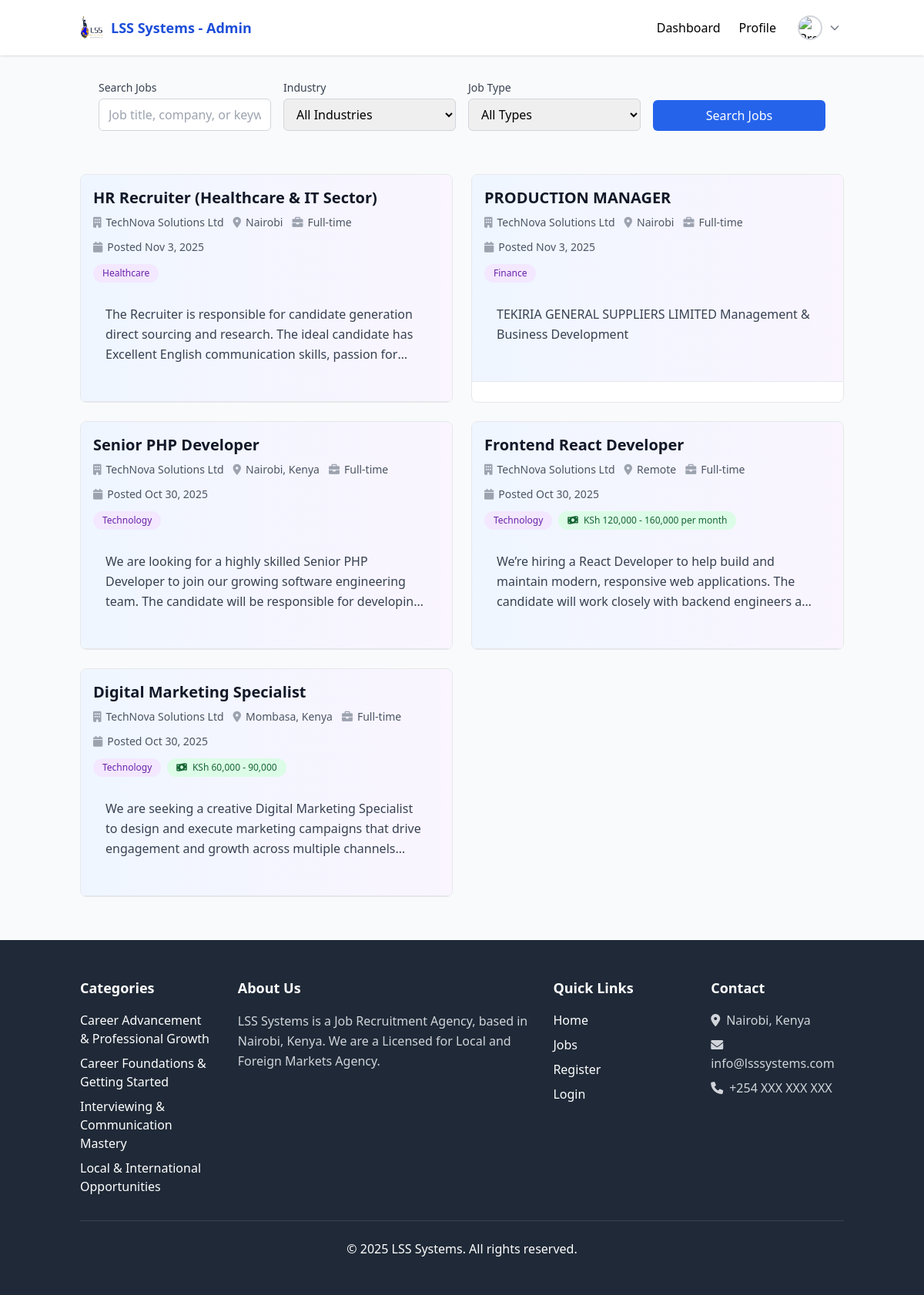
The app's page /public/index.php (signed in) with its own data.
### tables this page shows
CREATE TABLE `job_posts` (
  `uuid` char(36) NOT NULL,
  `employer_uuid` char(36) NOT NULL,
  `title` varchar(150) NOT NULL,
  `job_level` varchar(100) DEFAULT NULL,
  `job_description` text NOT NULL,
  `job_type` varchar(100) DEFAULT NULL,
  `industry` varchar(100) DEFAULT NULL,
  `location` varchar(255) DEFAULT NULL,
  `salary_range` varchar(100) DEFAULT NULL,
  `additional_information` text DEFAULT NULL,
  `requirements_qualifications` text DEFAULT NULL,
  `status` enum('open','closed') DEFAULT 'open',
  `application_deadline` date DEFAULT NULL,
  `created_at` timestamp NOT NULL DEFAULT current_timestamp(),
  `updated_at` timestamp NOT NULL DEFAULT current_timestamp() ON UPDATE current_timestamp()
);

CREATE TABLE `employers` (
  `uuid` char(36) NOT NULL,
  `user_uuid` char(36) NOT NULL,
  `company_name` varchar(150) DEFAULT NULL,
  `contact_number` varchar(20) DEFAULT NULL,
  `location` varchar(255) DEFAULT NULL,
  `industry` varchar(100) DEFAULT NULL,
  `website` varchar(255) DEFAULT NULL,
  `company_logo` varchar(255) DEFAULT NULL,
  `about_company` text DEFAULT NULL,
  `created_at` timestamp NOT NULL DEFAULT current_timestamp(),
  `updated_at` timestamp NOT NULL DEFAULT current_timestamp() ON UPDATE current_timestamp()
);

### controllers/JobController.php (called while the page is built, shortened)
<?php
require_once __DIR__ . '/../models/Job.php';
class JobController {
    public function __construct($conn) {
        $this->job = new Job($conn);
    }
}
?>

### models/Job.php (called while the page is built, shortened)
<?php
class Job {
    private $conn;
    public function __construct($db) {
        $this->conn = $db;
    }
    public function getAllJobs($filters = []) {
        $where = "WHERE jp.status = 'open'";
        $sql = "
            SELECT jp.*, e.company_name
            FROM job_posts jp
            LEFT JOIN employers e ON jp.employer_uuid = e.uuid
            $where
            ORDER BY jp.created_at DESC
        ";
        $stmt = $this->conn->prepare($sql);
        if ($stmt->execute()) {
            return $stmt->get_result()->fetch_all(MYSQLI_ASSOC);
        }
        return [];
    }
}
?>

### public/index_partial.php (the view, shortened to what this page needs)
<?php if (empty($jobs)): ?>
<div class="text-center py-16 bg-gray-50 rounded-lg" id="no-jobs-message">
    <div class="mb-6">
        <div class="inline-flex items-center justify-center w-20 h-20 bg-blue-100 rounded-full mb-4">
            <i class="fas fa-briefcase text-blue-600 text-3xl"></i>
        </div>
    </div>
    <h3 class="text-2xl font-semibold text-gray-900 mb-2">No Jobs Found</h3>
    <p class="text-gray-600 max-w-md mx-auto">
        Try adjusting your search criteria or check back later for new opportunities.
    </p>
</div>
<?php else: ?>
<div id="jobs-list" class="grid grid-cols-1 md:grid-cols-2 gap-6">
    <?php foreach ($jobs as $job): ?>
    <div class="border border-gray-200 rounded-lg overflow-hidden hover:shadow-lg transition-shadow bg-white cursor-pointer"
        onclick="window.location.href='jobs/job-details.php?id=<?php echo $job['uuid']; ?>'">
        <div class="bg-gradient-to-r from-blue-50 to-purple-50 p-4 border-b border-gray-200">
            <div class="flex flex-col lg:flex-row lg:justify-between lg:items-start gap-4">
                <div class="flex-1">
                    <div class="flex items-start justify-between mb-3">
                        <div class="flex-1">
                            <h3 class="text-xl font-bold text-gray-900 mb-2 hover:text-blue-600 transition-colors">
                                <?php echo htmlspecialchars($job['title']); ?>
                            </h3>
                            <div class="flex flex-wrap gap-3 text-sm text-gray-600 mb-3">
                                <span class="flex items-center">
                                    <i class="fas fa-building mr-1.5 text-gray-400"></i>
                                    <?php echo htmlspecialchars($job['company_name'] ?? 'Company Name'); ?>
                                </span>
                                <span class="flex items-center">
                                    <i class="fas fa-map-marker-alt mr-1.5 text-gray-400"></i>
                                    <?php echo htmlspecialchars($job['location']); ?>
                                </span>
                                <span class="flex items-center">
                                    <i class="fas fa-briefcase mr-1.5 text-gray-400"></i>
                                    <?php echo htmlspecialchars(ucfirst($job['job_type'])); ?>
                                </span>
                                <span class="flex items-center">
                                    <i class="fas fa-calendar mr-1.5 text-gray-400"></i>
                                    Posted <?php echo date('M j, Y', strtotime($job['created_at'])); ?>
                                </span>
                            </div>
                            <div class="flex flex-wrap gap-2">
                                <?php if (!empty($job['industry'])): ?>
                                <span class="px-3 py-1 bg-purple-100 text-purple-800 text-xs font-medium rounded-full">
                                    <?php echo htmlspecialchars($job['industry']); ?>
                                </span>
                                <?php endif; ?>
                                <?php if (!empty($job['salary_range'])): ?>
                                <span class="px-3 py-1 bg-green-100 text-green-800 text-xs font-medium rounded-full">
                                    <i class="fas fa-money-bill-wave mr-1"></i>
                                    <?php echo htmlspecialchars($job['salary_range']); ?>
                                </span>
                                <?php endif; ?>
                            </div>
                        </div>
                    </div>
                </div>
            </div>
            <div class="p-4">
                <p class="text-gray-700 mb-4 line-clamp-3 leading-relaxed">
                    <?php echo htmlspecialchars(substr($job['job_description'], 0, 200) . (strlen($job['job_description']) > 200 ? '...' : '')); ?>
                </p>
            </div>
        </div>
    </div>
    <?php endforeach; ?>
</div>
<?php endif; ?>

### records on screen
job_posts: title "HR Recruiter (Healthcare & IT Sector)", employer_uuid.company_name "TechNova Solutions Ltd", location "Nairobi", job_type "Full-time", created_at "Nov 3, 2025", industry "Healthcare", job_description "The Recruiter is responsible for candidate generation direct sourcing and research. The ideal candidate has Excellent English communication skills, passion…"
job_posts: title "PRODUCTION MANAGER", employer_uuid.company_name "TechNova Solutions Ltd", location "Nairobi", job_type "Full-time", created_at "Nov 3, 2025", industry "Finance", job_description "TEKIRIA GENERAL SUPPLIERS LIMITED Management & Business Development"
job_posts: title "Senior PHP Developer", employer_uuid.company_name "TechNova Solutions Ltd", location "Nairobi, Kenya", job_type "Full-time", created_at "Oct 30, 2025", industry "Technology", job_description "We are looking for a highly skilled Senior PHP Developer to join our growing software engineering team. The candidate will be responsible for…"
job_posts: title "Frontend React Developer", employer_uuid.company_name "TechNova Solutions Ltd", location "Remote", job_type "Full-time", created_at "Oct 30, 2025", industry "Technology", salary_range "KSh 120,000 - 160,000 per month", job_description "We’re hiring a React Developer to help build and maintain modern, responsive web applications. The candidate will work closely with backend engineers…"
job_posts: title "Digital Marketing Specialist", employer_uuid.company_name "TechNova Solutions Ltd", location "Mombasa, Kenya", job_type "Full-time", created_at "Oct 30, 2025", industry "Technology", salary_range "KSh 60,000 - 90,000", job_description "We are seeking a creative Digital Marketing Specialist to design and execute marketing campaigns that drive engagement and growth across multiple…"
